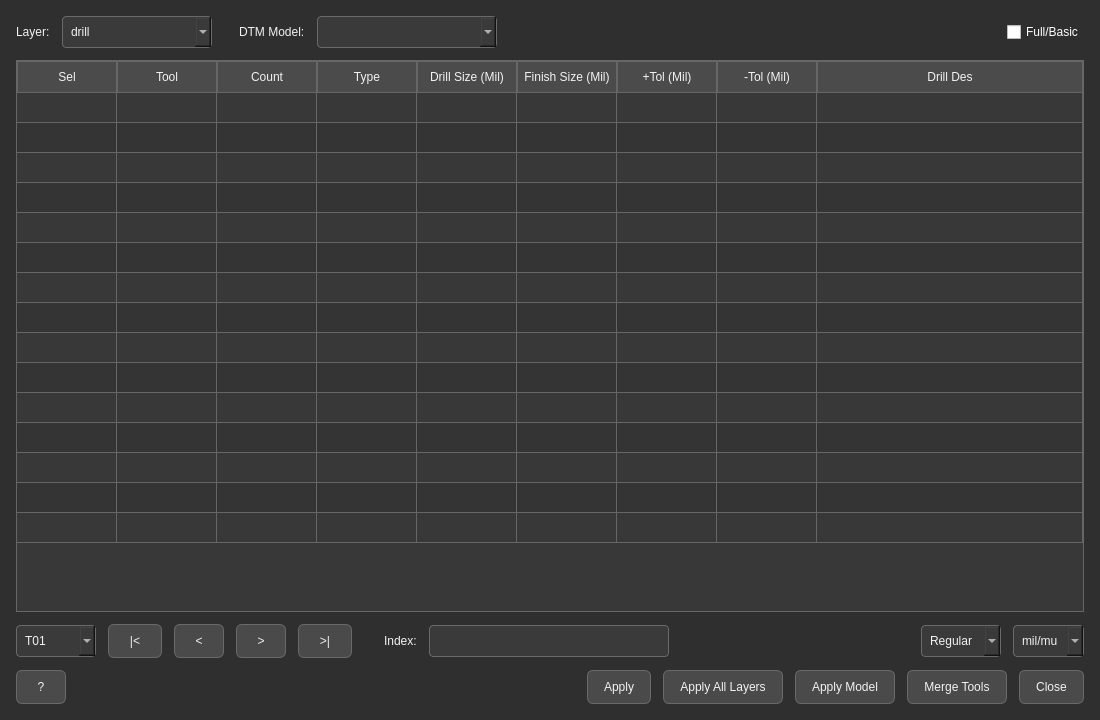
<?xml version="1.0" encoding="UTF-8"?>
<ui version="4.0">
 <class>DrillToolsManagerDialog</class>
 <widget class="QDialog" name="DrillToolsManagerDialog">
  <property name="geometry">
   <rect>
    <x>0</x>
    <y>0</y>
    <width>1100</width>
    <height>720</height>
   </rect>
  </property>
  <property name="windowTitle">
   <string>Drill Tools Manager</string>
  </property>
  <property name="styleSheet">
   <string notr="true">QDialog {
    background-color: #2f2f2f;
}
QLabel {
    color: #f2f2f2;
}
QComboBox, QLineEdit {
    min-height: 30px;
    background-color: #3a3a3a;
    color: #f2f2f2;
    border: 1px solid #6a6a6a;
    border-radius: 4px;
    padding: 0 8px;
}
QPushButton, QToolButton {
    min-height: 32px;
    background-color: #4a4a4a;
    color: #f2f2f2;
    border: 1px solid #6a6a6a;
    border-radius: 6px;
    padding: 0 16px;
}
QPushButton:hover, QToolButton:hover {
    background-color: #555555;
}
QPushButton:pressed, QToolButton:pressed {
    background-color: #3f3f3f;
}
QTableWidget {
    background-color: #383838;
    alternate-background-color: #343434;
    color: #f2f2f2;
    gridline-color: #666666;
    border: 1px solid #666666;
    selection-background-color: #4f6b8a;
}
QHeaderView::section {
    background-color: #4b4b4b;
    color: #f2f2f2;
    padding: 6px;
    border: 1px solid #666666;
}</string>
  </property>
  <layout class="QVBoxLayout" name="mainLayout">
   <property name="spacing">
    <number>12</number>
   </property>
   <property name="leftMargin">
    <number>16</number>
   </property>
   <property name="topMargin">
    <number>16</number>
   </property>
   <property name="rightMargin">
    <number>16</number>
   </property>
   <property name="bottomMargin">
    <number>16</number>
   </property>
   <item>
    <layout class="QHBoxLayout" name="topBarLayout">
     <item>
      <widget class="QLabel" name="layerLabel">
       <property name="text">
        <string>Layer:</string>
       </property>
      </widget>
     </item>
     <item>
      <widget class="QComboBox" name="layerComboBox">
       <property name="minimumSize">
        <size>
         <width>150</width>
         <height>0</height>
        </size>
       </property>
       <item>
        <property name="text">
         <string>drill</string>
        </property>
       </item>
      </widget>
     </item>
     <item>
      <widget class="QLabel" name="dtmModelLabel">
       <property name="text">
        <string>DTM Model:</string>
       </property>
       <property name="margin">
        <number>0</number>
       </property>
       <property name="indent">
        <number>15</number>
       </property>
      </widget>
     </item>
     <item>
      <widget class="QComboBox" name="dtmModelComboBox">
       <property name="minimumSize">
        <size>
         <width>180</width>
         <height>0</height>
        </size>
       </property>
      </widget>
     </item>
     <item>
      <spacer name="topSpacer">
       <property name="orientation">
        <enum>Qt::Horizontal</enum>
       </property>
       <property name="sizeHint" stdset="0">
        <size>
         <width>40</width>
         <height>20</height>
        </size>
       </property>
      </spacer>
     </item>
     <item>
      <widget class="QCheckBox" name="modeToggleCheckBox">
       <property name="text">
        <string>Full/Basic</string>
       </property>
       <property name="styleSheet">
        <string notr="true">color: white;</string>
       </property>
      </widget>
     </item>
    </layout>
   </item>
   <item>
    <widget class="QTableWidget" name="drillTableWidget">
     <property name="sizePolicy">
      <sizepolicy hsizetype="Expanding" vsizetype="Expanding">
       <horstretch>0</horstretch>
       <verstretch>0</verstretch>
      </sizepolicy>
     </property>
     <property name="alternatingRowColors">
      <bool>true</bool>
     </property>
     <attribute name="verticalHeaderVisible">
      <bool>false</bool>
     </attribute>
     <attribute name="horizontalHeaderStretchLastSection">
      <bool>true</bool>
     </attribute>
     <property name="columnCount">
      <number>9</number>
     </property>
     <property name="rowCount">
      <number>15</number>
     </property>
     <column><property name="text"><string>Sel</string></property></column>
     <column><property name="text"><string>Tool</string></property></column>
     <column><property name="text"><string>Count</string></property></column>
     <column><property name="text"><string>Type</string></property></column>
     <column><property name="text"><string>Drill Size (Mil)</string></property></column>
     <column><property name="text"><string>Finish Size (Mil)</string></property></column>
     <column><property name="text"><string>+Tol (Mil)</string></property></column>
     <column><property name="text"><string>-Tol (Mil)</string></property></column>
     <column><property name="text"><string>Drill Des</string></property></column>
    </widget>
   </item>
   <item>
    <layout class="QHBoxLayout" name="editorBarLayout">
     <item>
      <widget class="QComboBox" name="currentToolComboBox">
       <property name="minimumSize">
        <size>
         <width>80</width>
         <height>0</height>
        </size>
       </property>
       <item><property name="text"><string>T01</string></property></item>
      </widget>
     </item>
     <item><widget class="QToolButton" name="firstToolBtn"><property name="text"><string>|&lt;</string></property></widget></item>
     <item><widget class="QToolButton" name="prevToolBtn"><property name="text"><string>&lt;</string></property></widget></item>
     <item><widget class="QToolButton" name="nextToolBtn"><property name="text"><string>&gt;</string></property></widget></item>
     <item><widget class="QToolButton" name="lastToolBtn"><property name="text"><string>&gt;|</string></property></widget></item>
     <item>
      <spacer name="editorSpacer1">
       <property name="orientation"><enum>Qt::Horizontal</enum></property>
       <property name="sizeType"><enum>QSizePolicy::Fixed</enum></property>
       <property name="sizeHint" stdset="0"><size><width>20</width><height>20</height></size></property>
      </spacer>
     </item>
     <item><widget class="QLabel" name="indexLabel"><property name="text"><string>Index:</string></property></widget></item>
     <item><widget class="QLineEdit" name="indexLineEdit"/></item>
     <item>
      <spacer name="editorSpacer2">
       <property name="orientation"><enum>Qt::Horizontal</enum></property>
       <property name="sizeHint" stdset="0"><size><width>20</width><height>20</height></size></property>
      </spacer>
     </item>
     <item><widget class="QComboBox" name="ruleModeComboBox"><item><property name="text"><string>Regular</string></property></item></widget></item>
     <item><widget class="QComboBox" name="unitComboBox"><item><property name="text"><string>mil/mu</string></property></item></widget></item>
    </layout>
   </item>
   <item>
    <layout class="QHBoxLayout" name="footerLayout">
     <item><widget class="QToolButton" name="helpBtn"><property name="text"><string>?</string></property></widget></item>
     <item>
      <spacer name="footerSpacer">
       <property name="orientation"><enum>Qt::Horizontal</enum></property>
       <property name="sizeHint" stdset="0"><size><width>40</width><height>20</height></size></property>
      </spacer>
     </item>
     <item><widget class="QPushButton" name="applyBtn"><property name="text"><string>Apply</string></property></widget></item>
     <item><widget class="QPushButton" name="applyAllLayersBtn"><property name="text"><string>Apply All Layers</string></property></widget></item>
     <item><widget class="QPushButton" name="applyModelBtn"><property name="text"><string>Apply Model</string></property></widget></item>
     <item><widget class="QPushButton" name="mergeToolsBtn"><property name="text"><string>Merge Tools</string></property></widget></item>
     <item><widget class="QPushButton" name="closeBtn"><property name="text"><string>Close</string></property></widget></item>
    </layout>
   </item>
  </layout>
 </widget>
 <resources/>
 <connections/>
</ui>
